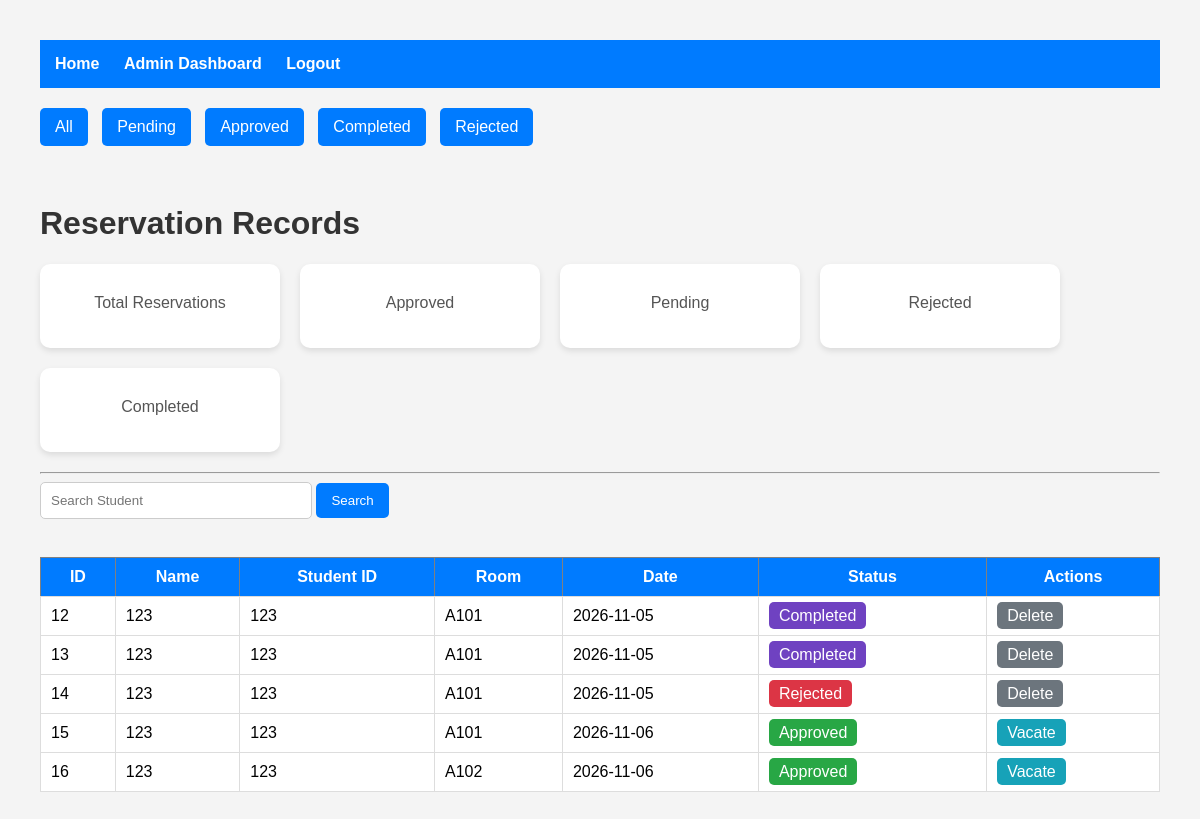
Before: /search with the older database file.
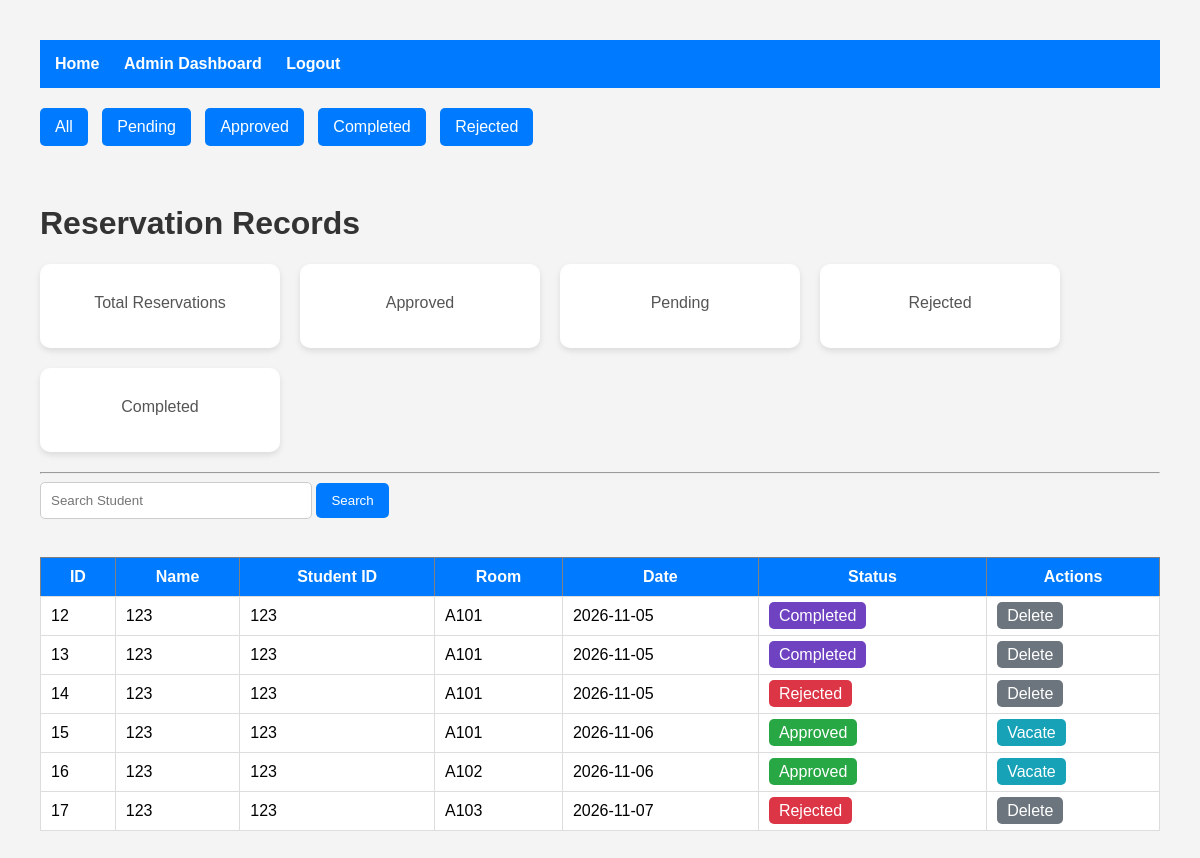
After: the same page with the newer database file.
### tables this page shows
CREATE TABLE reservations (
    id INTEGER PRIMARY KEY AUTOINCREMENT,
    student_name TEXT NOT NULL,
    student_id TEXT NOT NULL,
    email TEXT NOT NULL,
    phone TEXT NOT NULL,
    room_id INTEGER NOT NULL,
    reservation_date TEXT NOT NULL,
    status TEXT DEFAULT 'Pending'
, check_in_date TEXT, stay_duration INTEGER, checkout_date TEXT);

CREATE TABLE rooms (
    id INTEGER PRIMARY KEY AUTOINCREMENT,
    room_number TEXT NOT NULL,
    room_type TEXT NOT NULL,
    capacity INTEGER NOT NULL,
    monthly_rate REAL NOT NULL,
    status TEXT NOT NULL
, gender TEXT);

### app.py (the view)
@app.route("/search")
def search():
    keyword = request.args.get("keyword", "")
    conn = sqlite3.connect("boardinghouse.db")
    cursor = conn.cursor()
    cursor.execute("""
    SELECT
        reservations.id,
        reservations.student_name,
        reservations.student_id,
        rooms.room_number,
        reservations.reservation_date,
        reservations.status
    FROM reservations
    JOIN rooms
    ON reservations.room_id = rooms.id
    WHERE reservations.student_name LIKE ?
    """, ('%' + keyword + '%',))
    reservations = cursor.fetchall()
    conn.close()
    return render_template(
        "admin.html",
        reservations=reservations
    )

### templates/admin.html (shortened to what this page needs)
<!DOCTYPE html>
<html>
<head>
    <link rel="stylesheet"
          href="{{ url_for('static', filename='style.css') }}">
</head>
<body>
    <div class="navbar">
    <a href="/">
        Home
    </a>
    <a href="/admin">
        Admin Dashboard
    </a>
    <a href="/logout">
        Logout
    </a>
</div>
<div class="filter-buttons">
    <a class="filter-btn" href="/admin">
        All
    </a>
    <a class="filter-btn" href="/filter/Pending">
        Pending
    </a>
    <a class="filter-btn" href="/filter/Approved">
        Approved
    </a>
    <a class="filter-btn" href="/filter/Completed">
        Completed
    </a>
    <a class="filter-btn" href="/filter/Rejected">
        Rejected
    </a>
</div>
<br>
<h1>Reservation Records</h1>
<div class="dashboard">
    <div class="card">
        <p>Total Reservations</p>
    </div>
    <div class="card">
        <p>Approved</p>
    </div>
    <div class="card">
        <p>Pending</p>
    </div>
    <div class="card">
        <p>Rejected</p>
    </div>
    <div class="card">
        <p>Completed</p>
    </div>
</div>
<hr>
<form action="/search">
    <input
        class="search-box"
        type="text"
        name="keyword"
        placeholder="Search Student">
    <button class="search-btn" type="submit">
        Search
    </button>
</form>
<br>
<table border="1">
<tr>
    <th>ID</th>
    <th>Name</th>
    <th>Student ID</th>
    <th>Room</th>
    <th>Date</th>
    <th>Status</th>
    <th>Actions</th>
</tr>
{% for reservation in reservations %}
<tr>
    <td>{{ reservation[0] }}</td>
    <td>{{ reservation[1] }}</td>
    <td>{{ reservation[2] }}</td>
    <td>{{ reservation[3] }}</td>
    <td>{{ reservation[4] }}</td>
    <td>
    {% if reservation[5] == "Approved" %}
        <span class="approved">
            Approved
        </span>
    {% elif reservation[5] == "Rejected" %}
        <span class="rejected">
            Rejected
        </span>
    {% elif reservation[5] == "Completed" %}
        <span class="completed">
            Completed
        </span>
    {% else %}
        <span class="pending">
            Pending
        </span>
    {% endif %}
</td>
    <td>
        {% if reservation[5] == "Pending" %}
            <a
                class="action-btn approve-btn"
                href="/approve/{{ reservation[0] }}"
                onclick="return confirm('Approve this reservation?')">
                Approve
            </a>
            <a
                class="action-btn reject-btn"
                href="/reject/{{ reservation[0] }}"
                onclick="return confirm('Reject this reservation?')">
                Reject
            </a>
        {% elif reservation[5] == "Approved" %}
            <a
                class="action-btn vacate-btn"
                href="/vacate/{{ reservation[0] }}"
                onclick="return confirm('Vacate this room?')">
                Vacate
            </a>
        {% elif reservation[5] == "Rejected" %}
            <a
                class="action-btn delete-btn"
                href="/delete/{{ reservation[0] }}"
                onclick="return confirm('Are you sure?')">
                Delete
            </a>
        {% elif reservation[5] == "Completed" %}
            <a
                class="action-btn delete-btn"
                href="/delete/{{ reservation[0] }}"
                onclick="return confirm('Are you sure?')">
                Delete
            </a>
        {% endif %}
    </td>
</tr>
{% endfor %}
</table>
</body>
</html>

### static/style.css (style rules this page uses)
body { font-family: Arial, sans-serif; margin: 40px; background-color: #f4f4f4; }
h1 { color: #333; }
table { width: 100%; border-collapse: collapse; background: white; }
table th { background-color: #007bff; color: white; padding: 10px; }
table td { padding: 10px; border: 1px solid #ddd; }
a { text-decoration: none; }
form { margin-bottom: 20px; }
.dashboard { display: flex; gap: 20px; margin-bottom: 20px; flex-wrap: wrap; }
.card { background: white; padding: 20px; width: 200px; border-radius: 10px; box-shadow: 0px 3px 6px rgba(0,0,0,0.1); text-align: center; }
.card p { margin-top: 10px; color: #555; }
.approved { background-color: #28a745; color: white; padding: 5px 10px; border-radius: 5px; }
.rejected { background-color: #dc3545; color: white; padding: 5px 10px; border-radius: 5px; }
.action-btn { padding: 5px 10px; border-radius: 5px; color: white; text-decoration: none; }
.delete-btn { background-color: #6c757d; }
.navbar { background: #007bff; padding: 15px; margin-bottom: 20px; }
.navbar a { color: white; text-decoration: none; margin-right: 20px; font-weight: bold; }
.search-box { padding: 10px; width: 250px; border: 1px solid #ccc; border-radius: 5px; }
.search-btn { padding: 10px 15px; background: #007bff; color: white; border: none; border-radius: 5px; cursor: pointer; }
.vacate-btn { background-color: #17a2b8; }
.completed { background-color: #6f42c1; color: white; padding: 5px 10px; border-radius: 5px; }
.filter-buttons { margin-bottom: 20px; }
.filter-btn { display: inline-block; padding: 10px 15px; background-color: #007bff; color: white; text-decoration: none; border-radius: 5px; margin-right: 10px; }

Changed rows visible on the page:
added reservations: id "17", student_name "123", student "123", room_number "A103", reservation_date "2026-11-07", status "Rejected"
